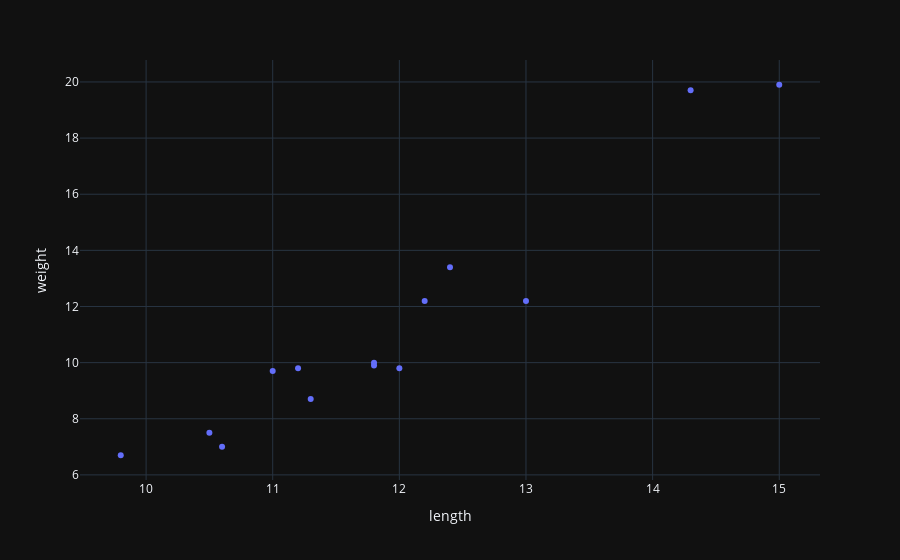

Here is the notebook cell this chart was saved with:
### Code cell
import plotly.express as px

fig_smelt = px.scatter(x=smelt_length, y=smelt_weight, labels={"x": "length", "y": "weight"})
fig_smelt.show()

### Figure 1 — Plotly figure (JSON) as saved in the notebook; plotly's stock layout.template omitted (floating-point values rounded to 4 significant figures)
{"data": [{"hovertemplate": "length=%{x}<br>weight=%{y}<extra></extra>", "legendgroup": "", "marker": {"color": "#636efa", "symbol": "circle"}, "mode": "markers", "name": "", "orientation": "v", "showlegend": false, "x": [9.8, 10.5, 10.6, 11.0, 11.2, 11.3, 11.8, 11.8, 12.0, 12.2, 12.4, 13.0, 14.3, 15.0], "xaxis": "x", "y": [6.7, 7.5, 7.0, 9.7, 9.8, 8.7, 10.0, 9.9, 9.8, 12.2, 13.4, 12.2, 19.7, 19.9], "yaxis": "y", "type": "scatter"}], "layout": {"xaxis": {"anchor": "y", "domain": [0.0, 1.0], "title": {"text": "length"}}, "yaxis": {"anchor": "x", "domain": [0.0, 1.0], "title": {"text": "weight"}}, "legend": {"tracegroupgap": 0}, "margin": {"t": 60}}}
